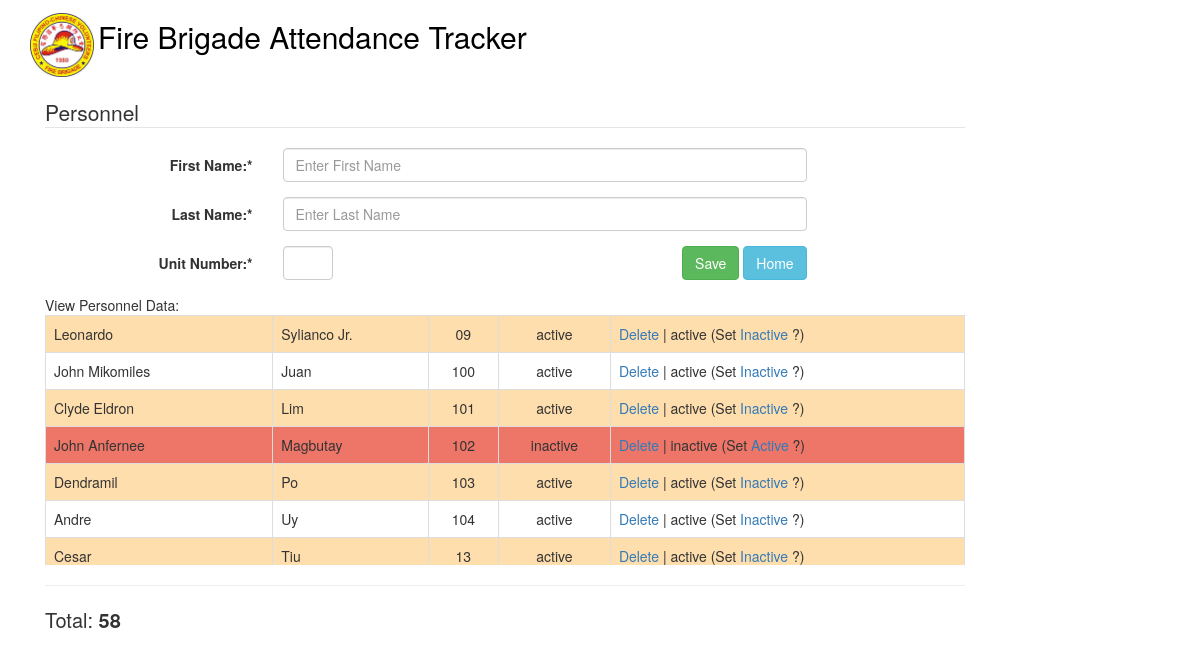
The app's page /index.php/personnel with its own data.
### tables this page shows
CREATE TABLE IF NOT EXISTS `personnel` (
  `id` int(11) NOT NULL AUTO_INCREMENT,
  `first_name` varchar(100) NOT NULL,
  `last_name` varchar(100) NOT NULL,
  `unit` varchar(10) NOT NULL,
  `status` varchar(10) NOT NULL,
  PRIMARY KEY (`id`),
  KEY `index_unit` (`unit`),
  KEY `unit` (`unit`),
  KEY `unit_2` (`unit`)
);

### application/controllers/Personnel.php (called while the page is built, shortened)
<?php
class Personnel extends CI_Controller {
    function __construct() {
        $this->load->helper('form');
        $this->load->helper('url');
        $this->load->model('personnel_model');
        $this->load->library('form_validation');
    }
    public function index()
    {
        $data['alert_type'] =  "success";
        $data['information'] = $this->personnel_model->get_user_list();
        $this->load->view('personnel', $data);
    }
}

### index.php (called while the page is built, shortened)
<?php
require_once BASEPATH.'core/CodeIgniter.php';

### application/models/personnel_model.php (called while the page is built, shortened)
<?php
class Personnel_model extends CI_Model {
    private $personnel = 'personnel';
    function get_user_list()
    {
        $query = $this->db->query("SELECT * FROM ".$this->personnel." order by unit");
        return $query->result();
    }
}

### application/views/personnel.php (the view, shortened to what this page needs)
?><!DOCTYPE html>
<html lang="en">
<head>
    <link href="<?= base_url();?>bootstrap/css/bootstrap.css" rel="stylesheet">
</head>
<body>
<div class="container">
    <?php include 'base.inc'; ?>
    <div>&nbsp;</div>
    <div class="col-lg-10">
        <fieldset>
            <legend>Personnel</legend>
            <form class="form-horizontal" role="form" action='<?= base_url();?>index.php/personnel/index' method="post">
                <div class="form-group">
                    <label for="firstName" class="col-lg-3 control-label">First Name:*</label>
                    <div class="col-lg-7">
                        <input type="text" class="form-control" name="first_name" id="first_name" placeholder="Enter First Name" autofocus>
                    </div>
                </div>
                <div class="form-group">
                    <label for="firstName" class="col-lg-3 control-label">Last Name:*</label>
                    <div class="col-lg-7">
                        <input type="text" class="form-control" name="last_name" id="last_name" placeholder="Enter Last Name">
                    </div>
                </div>
                <div class="form-group">
                    <label for="firstName" class="col-lg-3 control-label">Unit Number:*</label>
                    <div class="col-lg-4">
                        <input style="width:50px;" type="text" class="form-control" name="unit_number" id="unit_number" maxlength="3">
                    </div>
                    <div class="col-lg-3" style="text-align: right;">
                        <button type="submit" class="btn btn-success" >Save</button>
                        <a href="<?= base_url();?>index.php/main" class="btn btn-info">Home</a>
                    </div>
                </div>
            </form>
            View Personnel Data:
            <div style="overflow-y: scroll; height: 250px;">
                <table class="table table-striped table-bordered table-hover" id="dataTables-example">
                    <tbody>
                        <?php if (isset($information)) {  $total = 0;?>
                            <?php foreach ($information as $key => $value) { $total += 1;?>
                            <tr <?php if ($value->status == 'inactive') { ?>style="background-color:#ed7669;"<?php }?>>
                                <td><?php echo $value->first_name; ?></td>
                                <td><?php echo $value->last_name; ?></td>
                                <td style="text-align: center;"><?php echo $value->unit; ?></td>
                                <td style="text-align: center;"><?php echo $value->status; ?></td>
                                <td>
                                    <a href="<?= base_url();?>index.php/personnel/delete/<?php echo $value->id; ?>" onclick="return beforeDelete();">Delete</a> |
                                    <?php echo $value->status; ?> (Set
                                    <?php if ($value->status == 'inactive') { ?>
                                        <a href="<?= base_url();?>index.php/personnel/status/<?php echo $value->id; ?>/active" onclick="return beforeStatus('Active');">Active</a>
                                    <?php } else { ?>
                                        <a href="<?= base_url();?>index.php/personnel/status/<?php echo $value->id; ?>/inactive" onclick="return beforeStatus('Inactive');">Inactive</a>
                                    <?php } ?>?)
                                </td>
                            </tr>
                            <?php } ?>
                        <?php }?>
                    </tbody>
                </table>
            </div>
            <hr>
            <div style="font-size: 20px;margin-top:0px;">Total: <strong><?=$total;?></strong></div>
        </fieldset>
    </div>
</div>
</body>
</html>

### records on screen
personnel: first_name "Leonardo", last_name "Sylianco Jr.", unit "09", status "active"
personnel: first_name "John Mikomiles", last_name "Juan", unit "100", status "active"
personnel: first_name "Clyde Eldron", last_name "Lim", unit "101", status "active"
personnel: first_name "John Anfernee", last_name "Magbutay", unit "102", status "inactive"
personnel: first_name "Dendramil", last_name "Po", unit "103", status "active"
personnel: first_name "Andre", last_name "Uy", unit "104", status "active"
personnel: first_name "Cesar", last_name "Tiu", unit "13", status "active"

### other values on screen
$total "58"
